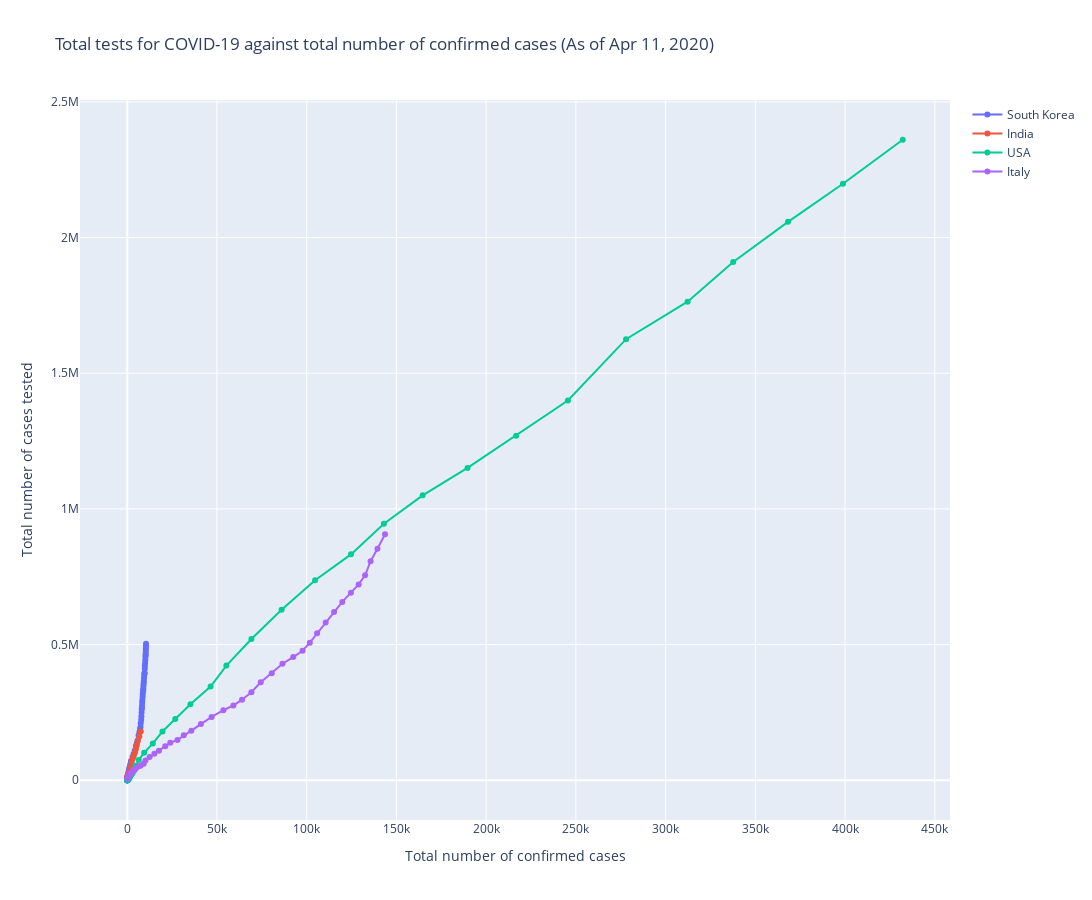

Notebook code cell kept with this figure:
### Code cell
fig = go.Figure()
fig.add_trace(go.Scatter(x=sk_test_cases['South Korea'], y=sk_test_cases['Cumulative total tests'],
                         mode='lines+markers', name='South Korea'))

fig.add_trace(go.Scatter(x=india_test_totals['active_cases'], y=india_test_totals['tests'],
                         mode='lines+markers', name='India'))

fig.add_trace(go.Scatter(x=usa_test_cases['United States'], y=usa_test_cases['Cumulative total tests'],
                         mode='lines+markers', name='USA'))

fig.add_trace(go.Scatter(x=italy_test_cases['Italy'], y=italy_test_cases['Cumulative total tests'],
                         mode='lines+markers', name='Italy'))

fig.update_layout(title='Total tests for COVID-19 against total number of confirmed cases (As of Apr 11, 2020)',
                   xaxis_title='Total number of confirmed cases',
                   yaxis_title='Total number of cases tested')

fig.update_layout(
    autosize=False,
    width=1200,
    height=900,)

fig.show()
